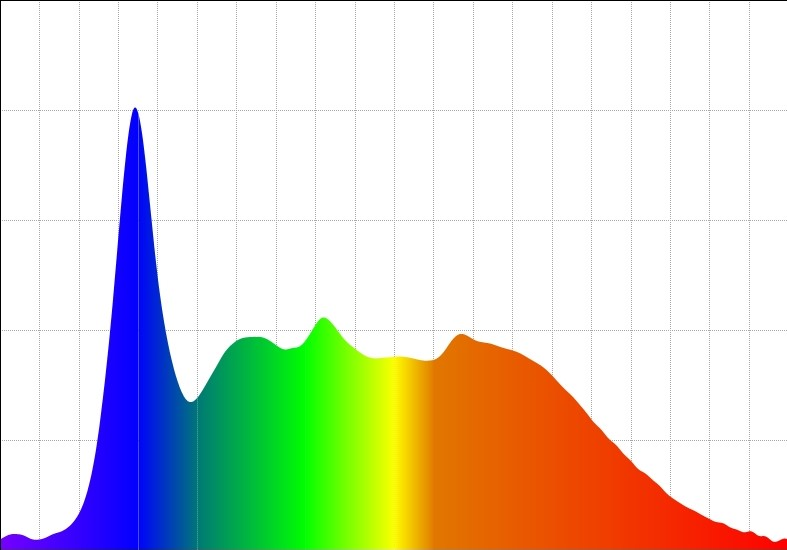
#> input picture Grafikler/5500.jpg, 787 x 550 px, found by its file name
$ python yenirgb.py
#> lines starting #> are read from the running program, lines starting #| are printed output that depends on the picture
# -*- coding: utf-8 -*-
"""
Created on Sat Dec 10 17:08:41 2022

@author: rhaen
"""

import numpy as np
import sys
import os
import numpy as np
import pandas as pd
from PIL import Image
from pathlib import Path


im1 = Image.open("5500.jpg")
#> im1 is the input picture: PIL image 787x550 RGB; mean R, G, B 216.2, 217.1, 202.4
img = np.array(im1)
im = im1.resize((499, 324))
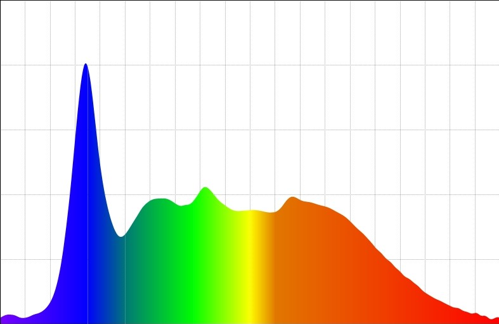
#> im: PIL image 499x324 RGB; mean R, G, B 216.2, 217, 202.4

y=10
x=10
h=50
w=50

image_list = []

#while(x != im.size[0]):
#for x in range(0,im.size[0]):
while(x <= im.size[0]):
    y = 0
    while(y <=im.size[1]):
        #ymin, xmin, ymax, xmax
        l = (x) # ymin
        r = (x + w) # ymin + w
        t = (y) # xmin
        b = (y + h) # xmin + h


        #cropping
        img = im.crop((l,t,r,b))
        im1 = np.array(img)
        image_list.append(im1)

        #cropping save
        filename = 'savedImage' + str(x) +'_'+ str(y) + '.png'
        img.save("out_5500/" + filename)

        y += 88
        # height + kaydırma oranı
        print(y)
    x += 85
#> this loop made 6 passes
#> pass 1, `img.save("out_5500/" + filename)`:
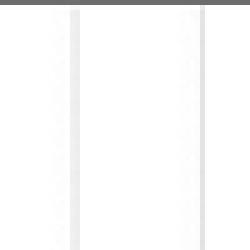
#> saved as savedImage10_0.png: PIL image 50x50 RGB (shown 5 times larger); min 108, max 255, mean 250.7
#> pass 1, `img.save("out_5500/" + filename)`:
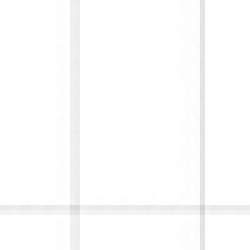
#> saved as savedImage10_88.png: PIL image 50x50 RGB (shown 5 times larger); min 210, max 255, mean 252.9
#> pass 1, `img.save("out_5500/" + filename)`:
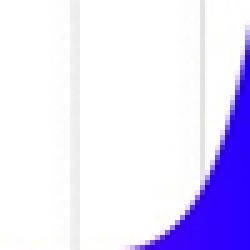
#> saved as savedImage10_264.png: PIL image 50x50 RGB (shown 5 times larger); mean R, G, B 228, 222.4, 252.1
#> after the loop:
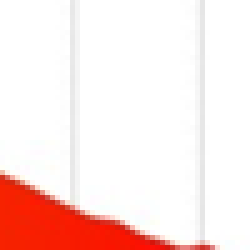
#> img: PIL image 50x50 RGB (shown 5 times larger); mean R, G, B 251.9, 228.5, 225.4
#> after the loop, image_list = 24 items; x = 520
    # width + kaydırma oranı

#crop_image = image[x:w, y:h]
rgb_deger = []
#r_deger = []
#g_deger = []
#b_deger = []

for i in range(len(image_list)):
    for z in range(len(image_list[0])):
        ch1 = 0
        ch2 = 0
        ch3 = 0
        for y in range(len(image_list[0])):
            ch1 += image_list[i][z][y][0]
            ch1_ort = int(ch1/(75))

            ch2 += image_list[i][z][y][1]
            ch2_ort = int(ch2/(75))

            ch3 += image_list[i][z][y][2]
            ch3_ort = int(ch3/(75))

    rgb_deger.append([ch1_ort, ch2_ort, ch3_ort])
#> this loop made 24 passes
#> after the loop, rgb_deger = 24 items, first 6: [169, 169, 169], [169, 169, 169], [169, 169, 169], [108, 92, 166], [168, 168, 168], [162, 163, 167]
#      r_deger.append(ch1_ort)
#    g_deger.append(ch2_ort)
#    b_deger.append(ch3_ort)
df = pd.DataFrame(rgb_deger, columns = ['r','g','b'])
#> df = table of 24 rows and 3 columns

filepath = Path('5500.csv')
filepath.parent.mkdir(parents=True, exist_ok=True)
df.to_csv(filepath,index=False)

$ run again, with Grafikler/4000.jpg copied over Grafikler/5500.jpg
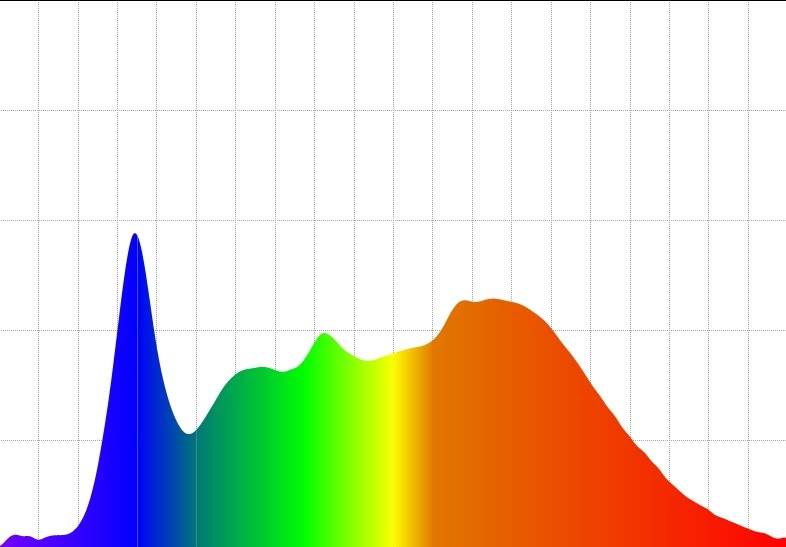
#> input picture Grafikler/4000.jpg, 786 x 547 px, found by its file name
#> im1 is the input picture: PIL image 786x547 RGB; mean R, G, B 223, 218.9, 199.9
#> `im = im1.resize((499, 324))`:
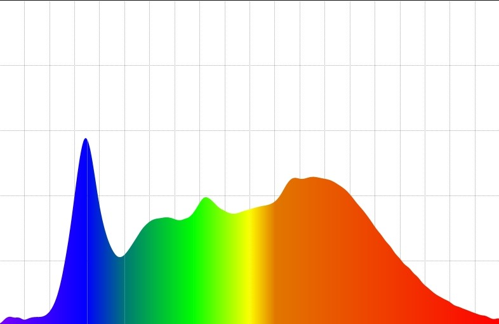
#> im: PIL image 499x324 RGB; mean R, G, B 223, 218.8, 199.9
#> after the loop `while(x <= im.size[0]):`:
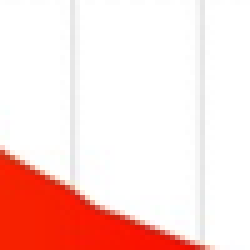
#> img: PIL image 50x50 RGB (shown 5 times larger); mean R, G, B 251.6, 218.6, 214.4
#> after the loop `while(x <= im.size[0]):`: image_list = 24 items; x = 520
#> the loop `for i in range(len(image_list)):` made 24 passes
#> after the loop `for i in range(len(image_list)):`: rgb_deger = 24 items, first 6: [169, 169, 169], [169, 169, 169], [169, 169, 169], [134, 127, 167], [169, 169, 169], [169, 169, 169]
#> df = table of 24 rows and 3 columns
